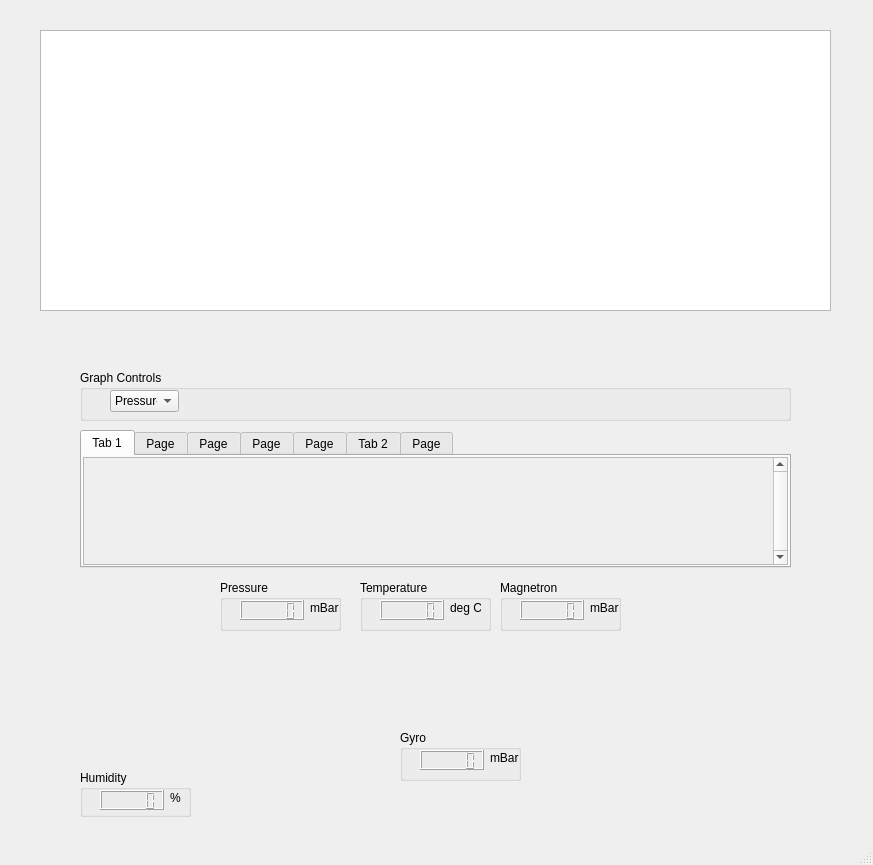
<?xml version="1.0" encoding="UTF-8"?>
<ui version="4.0">
 <class>MainWindow</class>
 <widget class="QMainWindow" name="MainWindow">
  <property name="geometry">
   <rect>
    <x>0</x>
    <y>0</y>
    <width>873</width>
    <height>865</height>
   </rect>
  </property>
  <property name="windowTitle">
   <string>MainWindow</string>
  </property>
  <widget class="QWidget" name="centralwidget">
   <widget class="QGroupBox" name="graphcontrols_box">
    <property name="geometry">
     <rect>
      <x>80</x>
      <y>370</y>
      <width>711</width>
      <height>51</height>
     </rect>
    </property>
    <property name="title">
     <string>Graph Controls</string>
    </property>
    <widget class="QComboBox" name="comboBox">
     <property name="geometry">
      <rect>
       <x>30</x>
       <y>20</y>
       <width>69</width>
       <height>22</height>
      </rect>
     </property>
     <item>
      <property name="text">
       <string>Pressure</string>
      </property>
     </item>
     <item>
      <property name="text">
       <string>Temperature</string>
      </property>
     </item>
     <item>
      <property name="text">
       <string>Humidity</string>
      </property>
     </item>
     <item>
      <property name="text">
       <string>Magneometer</string>
      </property>
     </item>
     <item>
      <property name="text">
       <string>Accelerometer</string>
      </property>
     </item>
     <item>
      <property name="text">
       <string>Gyroscope</string>
      </property>
     </item>
    </widget>
   </widget>
   <widget class="QWidget" name="widget" native="true">
    <property name="geometry">
     <rect>
      <x>10</x>
      <y>0</y>
      <width>851</width>
      <height>361</height>
     </rect>
    </property>
    <widget class="QGraphicsView" name="graphicsView">
     <property name="geometry">
      <rect>
       <x>30</x>
       <y>30</y>
       <width>791</width>
       <height>281</height>
      </rect>
     </property>
    </widget>
   </widget>
   <widget class="QTabWidget" name="sensorpanel_box">
    <property name="geometry">
     <rect>
      <x>80</x>
      <y>430</y>
      <width>711</width>
      <height>138</height>
     </rect>
    </property>
    <property name="currentIndex">
     <number>0</number>
    </property>
    <widget class="QWidget" name="tab">
     <attribute name="title">
      <string>Tab 1</string>
     </attribute>
     <layout class="QGridLayout" name="gridLayout">
      <property name="leftMargin">
       <number>1</number>
      </property>
      <property name="topMargin">
       <number>1</number>
      </property>
      <property name="rightMargin">
       <number>1</number>
      </property>
      <property name="bottomMargin">
       <number>1</number>
      </property>
      <property name="spacing">
       <number>1</number>
      </property>
      <item row="0" column="0">
       <widget class="QScrollArea" name="scrollArea">
        <property name="sizePolicy">
         <sizepolicy hsizetype="Preferred" vsizetype="Preferred">
          <horstretch>0</horstretch>
          <verstretch>0</verstretch>
         </sizepolicy>
        </property>
        <property name="verticalScrollBarPolicy">
         <enum>Qt::ScrollBarAlwaysOn</enum>
        </property>
        <property name="horizontalScrollBarPolicy">
         <enum>Qt::ScrollBarAlwaysOff</enum>
        </property>
        <property name="widgetResizable">
         <bool>true</bool>
        </property>
        <widget class="QWidget" name="scrollAreaWidgetContents">
         <property name="geometry">
          <rect>
           <x>0</x>
           <y>0</y>
           <width>684</width>
           <height>108</height>
          </rect>
         </property>
         <layout class="QVBoxLayout" name="verticalLayout"/>
        </widget>
       </widget>
      </item>
     </layout>
    </widget>
    <widget class="QWidget" name="tab_3">
     <attribute name="title">
      <string>Page</string>
     </attribute>
    </widget>
    <widget class="QWidget" name="tab_4">
     <attribute name="title">
      <string>Page</string>
     </attribute>
    </widget>
    <widget class="QWidget" name="tab_5">
     <attribute name="title">
      <string>Page</string>
     </attribute>
    </widget>
    <widget class="QWidget" name="tab_6">
     <attribute name="title">
      <string>Page</string>
     </attribute>
    </widget>
    <widget class="QWidget" name="tab_2">
     <attribute name="title">
      <string>Tab 2</string>
     </attribute>
    </widget>
    <widget class="QWidget" name="tab_7">
     <attribute name="title">
      <string>Page</string>
     </attribute>
    </widget>
   </widget>
   <widget class="QGroupBox" name="groupBox_5">
    <property name="geometry">
     <rect>
      <x>400</x>
      <y>730</y>
      <width>121</width>
      <height>51</height>
     </rect>
    </property>
    <property name="sizePolicy">
     <sizepolicy hsizetype="Fixed" vsizetype="Fixed">
      <horstretch>0</horstretch>
      <verstretch>0</verstretch>
     </sizepolicy>
    </property>
    <property name="title">
     <string>Gyro</string>
    </property>
    <widget class="QLCDNumber" name="lcdNumber_5">
     <property name="geometry">
      <rect>
       <x>20</x>
       <y>20</y>
       <width>64</width>
       <height>20</height>
      </rect>
     </property>
    </widget>
    <widget class="QLabel" name="label_5">
     <property name="geometry">
      <rect>
       <x>90</x>
       <y>20</y>
       <width>31</width>
       <height>16</height>
      </rect>
     </property>
     <property name="text">
      <string>mBar</string>
     </property>
    </widget>
   </widget>
   <widget class="QGroupBox" name="humidity_groupbox">
    <property name="geometry">
     <rect>
      <x>80</x>
      <y>770</y>
      <width>111</width>
      <height>47</height>
     </rect>
    </property>
    <property name="sizePolicy">
     <sizepolicy hsizetype="Fixed" vsizetype="Fixed">
      <horstretch>0</horstretch>
      <verstretch>0</verstretch>
     </sizepolicy>
    </property>
    <property name="title">
     <string>Humidity</string>
    </property>
    <widget class="QLCDNumber" name="lcdNumber_3">
     <property name="geometry">
      <rect>
       <x>20</x>
       <y>20</y>
       <width>64</width>
       <height>20</height>
      </rect>
     </property>
    </widget>
    <widget class="QLabel" name="label_3">
     <property name="geometry">
      <rect>
       <x>90</x>
       <y>20</y>
       <width>31</width>
       <height>16</height>
      </rect>
     </property>
     <property name="text">
      <string>%</string>
     </property>
    </widget>
   </widget>
   <widget class="QWidget" name="widget_2" native="true">
    <property name="geometry">
     <rect>
      <x>200</x>
      <y>570</y>
      <width>561</width>
      <height>71</height>
     </rect>
    </property>
    <property name="sizePolicy">
     <sizepolicy hsizetype="Fixed" vsizetype="Fixed">
      <horstretch>0</horstretch>
      <verstretch>0</verstretch>
     </sizepolicy>
    </property>
    <widget class="QGroupBox" name="pree_groupbox">
     <property name="geometry">
      <rect>
       <x>20</x>
       <y>10</y>
       <width>121</width>
       <height>51</height>
      </rect>
     </property>
     <property name="sizePolicy">
      <sizepolicy hsizetype="Fixed" vsizetype="Fixed">
       <horstretch>0</horstretch>
       <verstretch>0</verstretch>
      </sizepolicy>
     </property>
     <property name="title">
      <string>Pressure</string>
     </property>
     <widget class="QLCDNumber" name="lcdNumber">
      <property name="geometry">
       <rect>
        <x>20</x>
        <y>20</y>
        <width>64</width>
        <height>20</height>
       </rect>
      </property>
     </widget>
     <widget class="QLabel" name="label">
      <property name="geometry">
       <rect>
        <x>90</x>
        <y>20</y>
        <width>31</width>
        <height>16</height>
       </rect>
      </property>
      <property name="text">
       <string>mBar</string>
      </property>
     </widget>
    </widget>
    <widget class="QGroupBox" name="temp_groupbox">
     <property name="geometry">
      <rect>
       <x>160</x>
       <y>10</y>
       <width>131</width>
       <height>51</height>
      </rect>
     </property>
     <property name="sizePolicy">
      <sizepolicy hsizetype="Fixed" vsizetype="Fixed">
       <horstretch>0</horstretch>
       <verstretch>0</verstretch>
      </sizepolicy>
     </property>
     <property name="title">
      <string>Temperature</string>
     </property>
     <widget class="QLCDNumber" name="lcdNumber_2">
      <property name="geometry">
       <rect>
        <x>20</x>
        <y>20</y>
        <width>64</width>
        <height>20</height>
       </rect>
      </property>
     </widget>
     <widget class="QLabel" name="label_2">
      <property name="geometry">
       <rect>
        <x>90</x>
        <y>20</y>
        <width>31</width>
        <height>16</height>
       </rect>
      </property>
      <property name="text">
       <string>deg C</string>
      </property>
     </widget>
    </widget>
    <widget class="QGroupBox" name="groupBox_4">
     <property name="geometry">
      <rect>
       <x>300</x>
       <y>10</y>
       <width>121</width>
       <height>51</height>
      </rect>
     </property>
     <property name="sizePolicy">
      <sizepolicy hsizetype="Fixed" vsizetype="Fixed">
       <horstretch>0</horstretch>
       <verstretch>0</verstretch>
      </sizepolicy>
     </property>
     <property name="title">
      <string>Magnetron</string>
     </property>
     <widget class="QLCDNumber" name="lcdNumber_4">
      <property name="geometry">
       <rect>
        <x>20</x>
        <y>20</y>
        <width>64</width>
        <height>20</height>
       </rect>
      </property>
     </widget>
     <widget class="QLabel" name="label_4">
      <property name="geometry">
       <rect>
        <x>90</x>
        <y>20</y>
        <width>31</width>
        <height>16</height>
       </rect>
      </property>
      <property name="text">
       <string>mBar</string>
      </property>
     </widget>
    </widget>
   </widget>
  </widget>
  <widget class="QMenuBar" name="menubar">
   <property name="geometry">
    <rect>
     <x>0</x>
     <y>0</y>
     <width>873</width>
     <height>21</height>
    </rect>
   </property>
  </widget>
  <widget class="QStatusBar" name="statusbar"/>
 </widget>
 <resources/>
 <connections/>
</ui>
